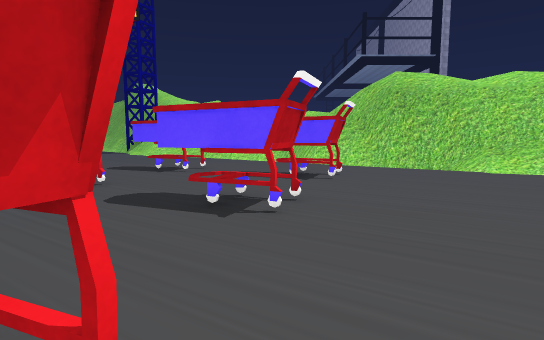
View 1 (above)

24 first-person views from a walk through a 3-D level made in the Unity game engine. The camera is 1.5 m above the floor, tilts 6° down and sees 80° across. The floor is counted in squares, 1 m on a side. Each view is taken from the middle of a square. On the plan, view 1 faces up. The plan holds only what a view shows up to about 15 squares ahead; the rest is blank. The place goes on beyond the plan. The player is left out. Some surface patterns are stand-ins.

View 2
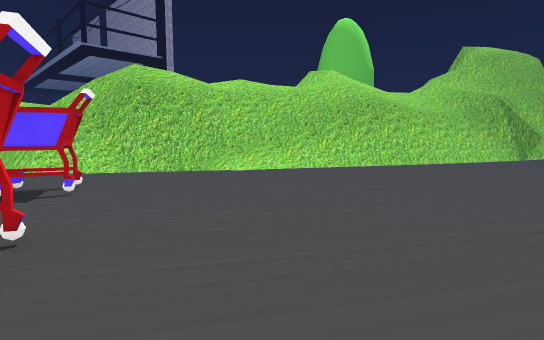

View 3
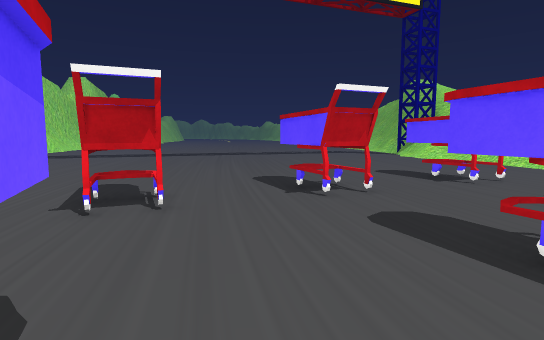

View 4
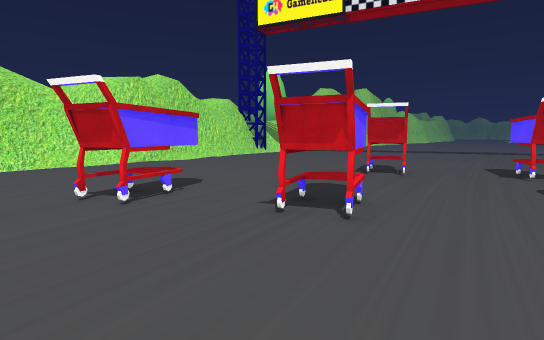

View 5
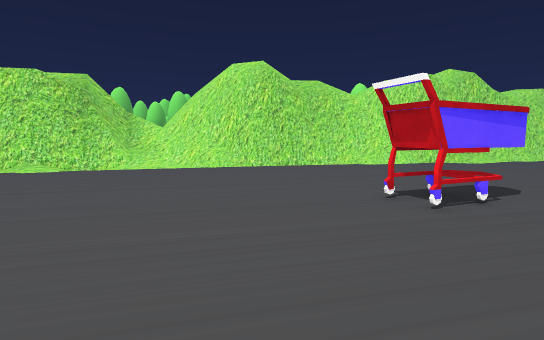

View 6
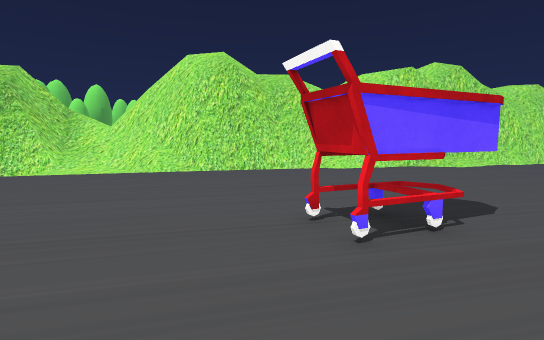

View 7
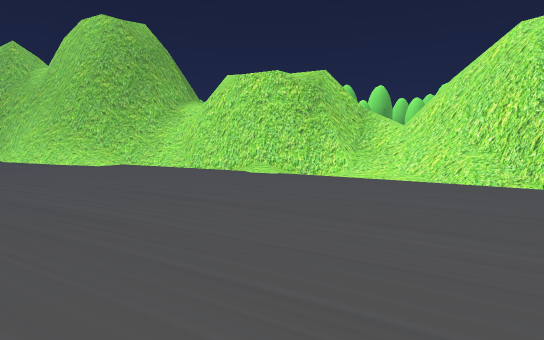

View 8
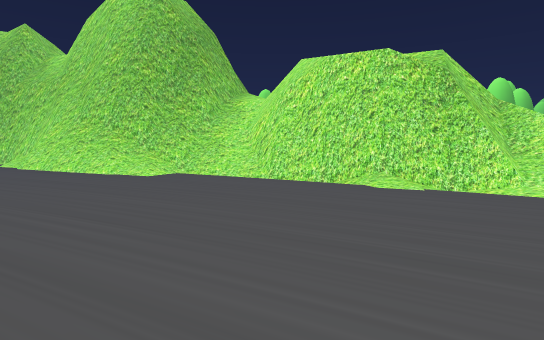

View 9
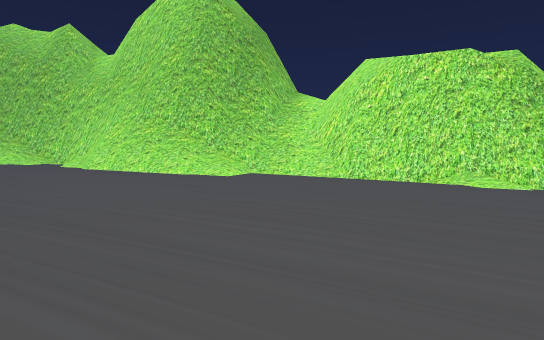

View 10
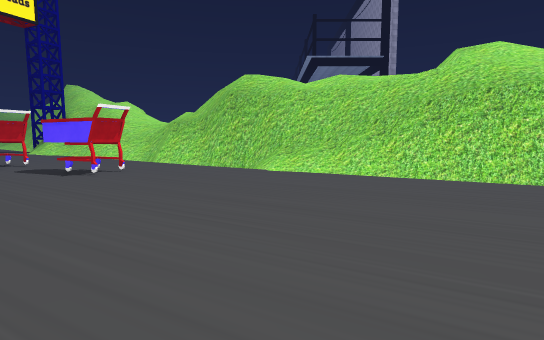

View 11
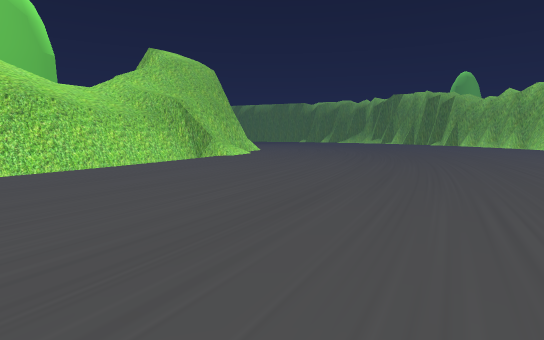

View 12
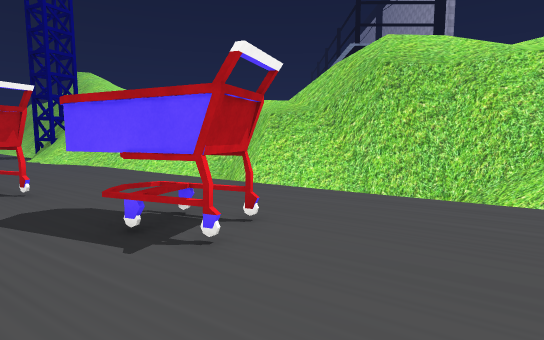

View 13
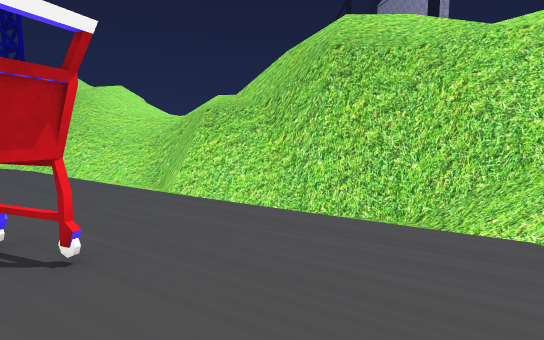

View 14
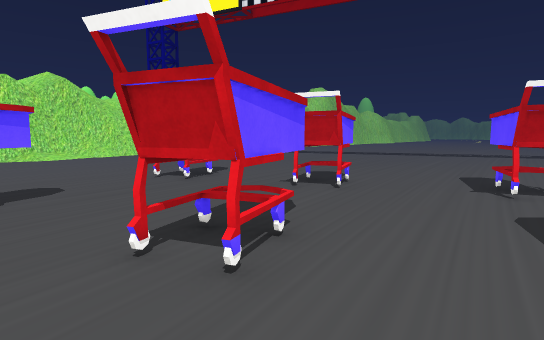

View 15
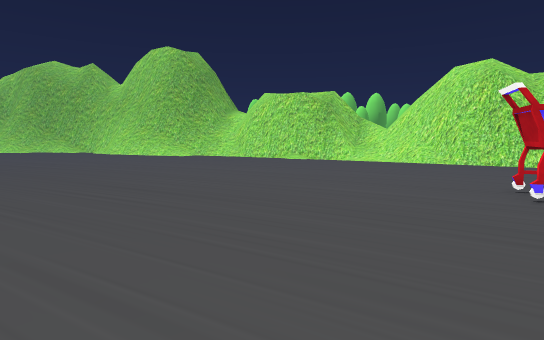

View 16
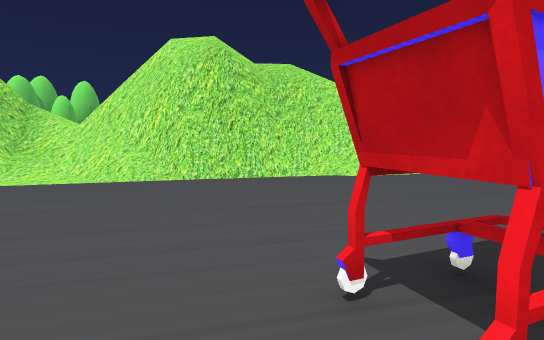

View 17
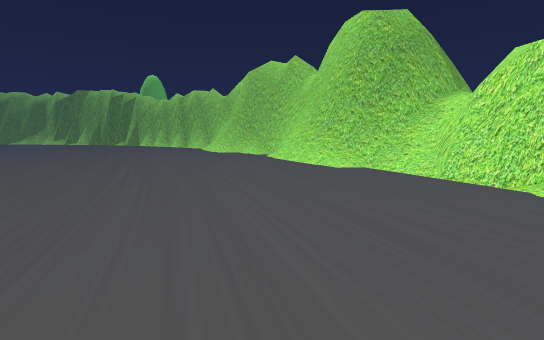

View 18
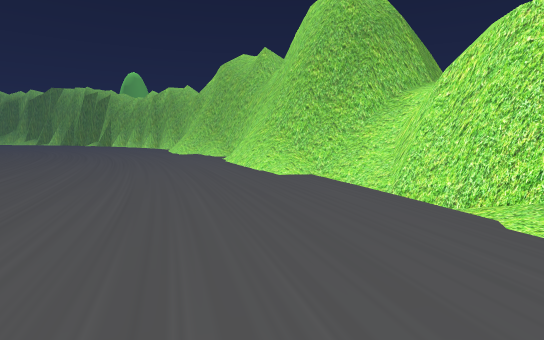

View 19
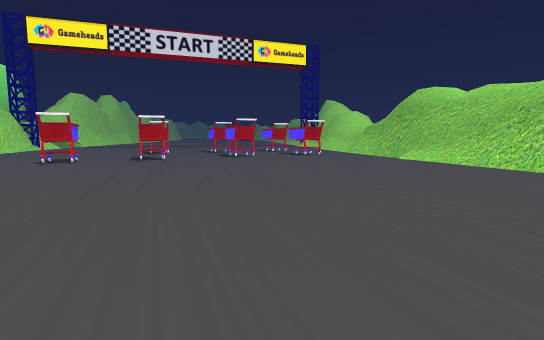

View 20
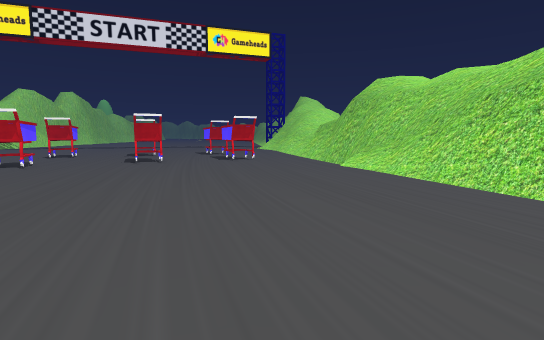

View 21
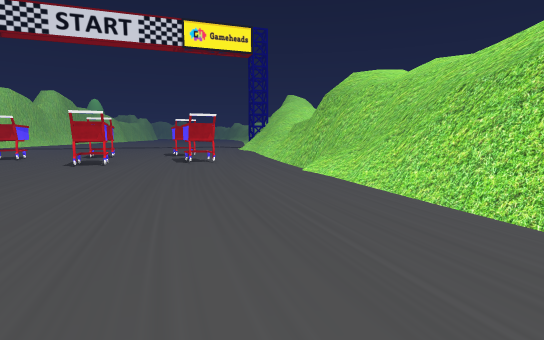

View 22
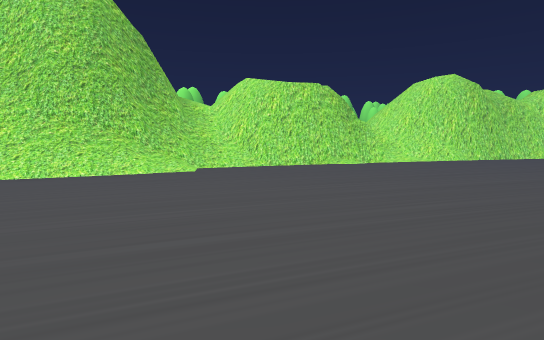

View 23
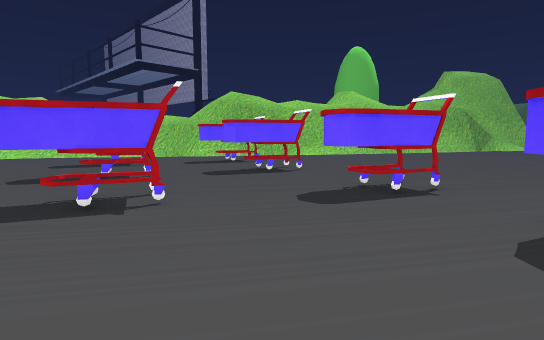

View 24
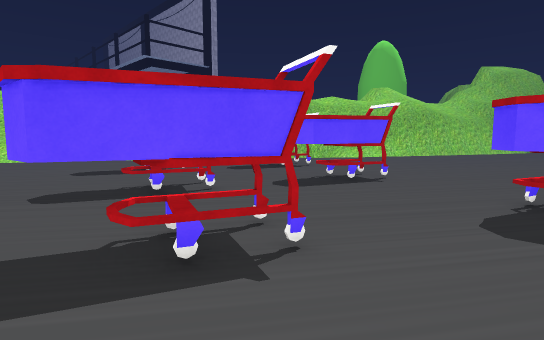

### Floor plan
Key: @ floor where view 1 was taken; # wall or solid block; x gap in a wall; . main floor; - floor 0.25 m lower than the main floor; : floor 5 m higher than the main floor; / step, stairs or slope; = window, fence, low wall or low ledge; ^ raised ledge; v drop or lower ground; T thing the floor can be seen under or through; O other object.
Columns run from 11 left of view 1 to 18 right of it. Each row starts with its distance up from view 1.
 21    ...../-//=v/=/
 20   ......../-=#/==//
 19   ........./-#v#=////
 18   ........../=###v//////
 17 ..............==##vv//////
 16 ..... #........//####v////
 15 .....###........./-=###v///
 14 ......##...........///==/////
 13 ...........TTT......///=vv////
 12 ...........TTT......../==#v///
 11 ...TT...................==##vv
 10 ...TTT....................==##
  9 ....TT.....................//#
  8 .........TTT................./
  7 .........TTT..................
  6 .OO...........................
  5 .OOOO.........................
  4 ..OO..........................
  3 ..............................
  2 .......TTT....................
  1 .......TTTT...................
  0 .........TT@..................
 -1 ..............................
 -2 ..............................
 -3 ......TTTT....................
 -4 .......TTT....................
 -5 ..............................
 -6 ..............................
 -7 ..............................
 -8 ..............................
 -9 ..............................
-10 O/............................
-11 #//...........................
-12 ####..........................
-13 /vv###........................
-14 ///v##O.......................
-15  ///v##=./....................
-16   //vv##=///..................
-17      v##//=//................
-18      v^=//###///..............
-19      v==/##v####//............
-20        //==/ vv###//..........
-21         ==v/   vv#O/////##....
-22                //#=//#=/=#==..
-23                :/==//#######==
-24                  x//#########

Where each view was taken, in squares from view 1:
view 1: 0 up, 0 right, facing up
view 2: 2 up, 0 right, facing up-right
view 3: 2 up, 1 left, facing up-left
view 4: 0 up, 5 right, facing left
view 5: 1 down, 5 right, facing down-left
view 6: 1 down, 2 right, facing down-left
view 7: 4 down, 2 right, facing down
view 8: 8 down, 6 right, facing down
view 9: 8 down, 9 right, facing down
view 10: 1 down, 9 right, facing up
view 11: 0 up, 3 right, facing right
view 12: 7 up, 3 right, facing up
view 13: 9 up, 5 right, facing up
view 14: 8 up, 4 right, facing left
view 15: 4 up, 4 right, facing down
view 16: 3 down, 0 right, facing down-left
view 17: 7 down, 2 right, facing down-right
view 18: 11 down, 2 right, facing down-right
view 19: 8 down, 18 right, facing up-left
view 20: 1 down, 18 right, facing up-left
view 21: 2 up, 18 right, facing up-left
view 22: 8 down, 18 right, facing down-left
view 23: 3 down, 11 left, facing up-right
view 24: 1 up, 11 left, facing up-right
